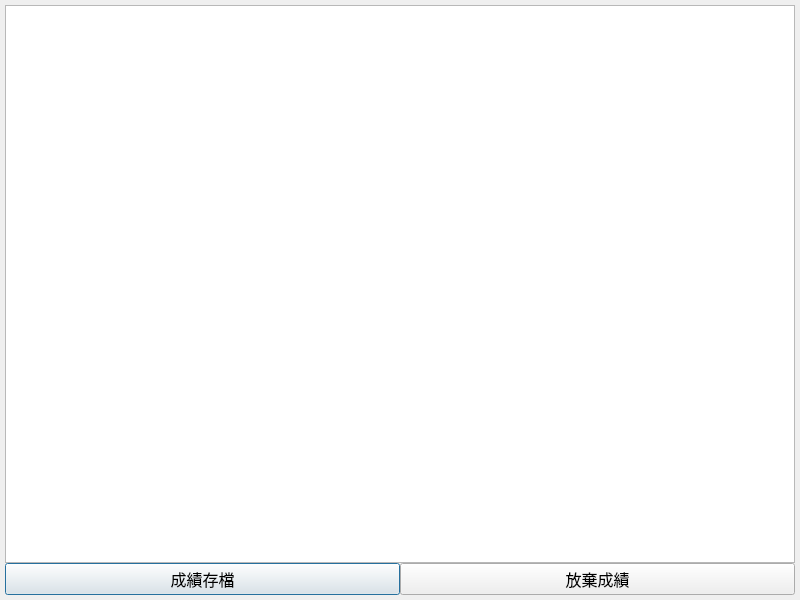
<?xml version="1.0" encoding="UTF-8"?>
<ui version="4.0">
 <class>ScoreWindow</class>
 <widget class="QDialog" name="ScoreWindow">
  <property name="geometry">
   <rect>
    <x>0</x>
    <y>0</y>
    <width>800</width>
    <height>600</height>
   </rect>
  </property>
  <property name="font">
   <font>
    <family>Sans</family>
    <pointsize>12</pointsize>
   </font>
  </property>
  <property name="windowTitle">
   <string>評分結果</string>
  </property>
  <layout class="QGridLayout" name="gridLayout_2">
   <property name="leftMargin">
    <number>5</number>
   </property>
   <property name="topMargin">
    <number>5</number>
   </property>
   <property name="rightMargin">
    <number>5</number>
   </property>
   <property name="bottomMargin">
    <number>5</number>
   </property>
   <item row="0" column="0">
    <layout class="QGridLayout" name="gridLayout">
     <property name="leftMargin">
      <number>0</number>
     </property>
     <property name="topMargin">
      <number>0</number>
     </property>
     <property name="rightMargin">
      <number>0</number>
     </property>
     <property name="bottomMargin">
      <number>0</number>
     </property>
     <property name="spacing">
      <number>0</number>
     </property>
     <item row="0" column="0">
      <layout class="QVBoxLayout" name="verticalLayout">
       <property name="leftMargin">
        <number>0</number>
       </property>
       <property name="topMargin">
        <number>0</number>
       </property>
       <property name="rightMargin">
        <number>0</number>
       </property>
       <property name="bottomMargin">
        <number>0</number>
       </property>
       <item>
        <widget class="QPlainTextEdit" name="resultText">
         <property name="font">
          <font>
           <family>Sans</family>
           <pointsize>18</pointsize>
          </font>
         </property>
         <property name="readOnly">
          <bool>true</bool>
         </property>
        </widget>
       </item>
       <item>
        <layout class="QHBoxLayout" name="horizontalLayout">
         <item>
          <widget class="QPushButton" name="saveBtn">
           <property name="sizePolicy">
            <sizepolicy hsizetype="Expanding" vsizetype="Minimum">
             <horstretch>0</horstretch>
             <verstretch>0</verstretch>
            </sizepolicy>
           </property>
           <property name="text">
            <string>成績存檔</string>
           </property>
          </widget>
         </item>
         <item>
          <widget class="QPushButton" name="discardBtn">
           <property name="sizePolicy">
            <sizepolicy hsizetype="Expanding" vsizetype="Minimum">
             <horstretch>0</horstretch>
             <verstretch>0</verstretch>
            </sizepolicy>
           </property>
           <property name="text">
            <string>放棄成績</string>
           </property>
          </widget>
         </item>
        </layout>
       </item>
      </layout>
     </item>
    </layout>
   </item>
  </layout>
 </widget>
 <resources/>
 <connections/>
</ui>
